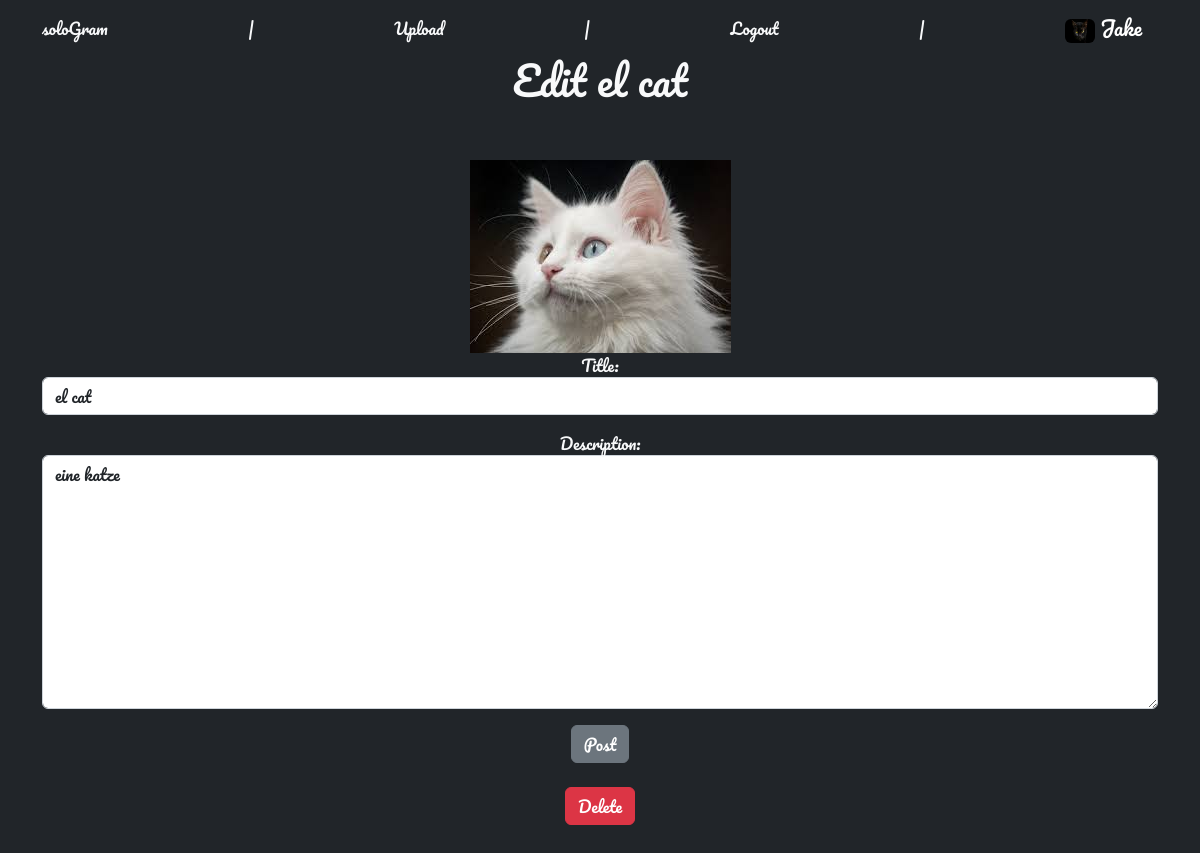
Screenshot of /post/5/edit (signed in) with the database file from the repository.
### theFeed/models.py (models this page shows, shortened)
class Profile(models.Model):
    user = models.OneToOneField(User, null=True, on_delete=models.CASCADE, related_name='profile')
    about_me = models.TextField(null=True)
    profile_pic = models.ImageField(null=True, blank=False, upload_to='images/', default='static\img\missing_avatar.png')
    created_at = models.DateTimeField(auto_now_add=True)
    updated_at = models.DateTimeField(auto_now=True)

class Post(models.Model):
    title = models.CharField(max_length=256, null=False, blank=False)
    album = models.ForeignKey(Album, null=True, on_delete=models.SET_NULL, related_name='posts')
    description = models.TextField()
    file = models.ImageField(null=True, blank=False, upload_to='images/')
    author = models.ForeignKey(User, on_delete=models.CASCADE, related_name='post')
    likes = models.ManyToManyField(User, related_name='post_likes')
    posted_on = models.DateField(auto_now_add=True)
    created_at = models.DateTimeField(auto_now_add=True)
    updated_at = models.DateTimeField(auto_now=True)
    class Meta:
        ordering = ('-created_at',)

### theFeed/views.py (the view)
# urls.py: path('post/<int:pk>/edit', EditPostView.as_view(), name='edit_post'),
class EditPostView(UpdateView):
    model = Post
    form_class = EditPostForm
    template_name = 'edit_post.html'

### theFeed/forms.py
class EditPostForm(forms.ModelForm):
    class Meta:
        model = Post
        fields = ['title', 'description']
        widgets = {
            'title': forms.TextInput(attrs=({'class': 'form-control'})),
            'description': forms.Textarea(attrs=({'class': 'form-control'})),
        }

### theFeed/Templates/edit_post.html (shortened to what this page needs)
{% extends 'base.html' %}
{% block content %}
{% if user.is_authenticated %}
    <h1 style="animation: flicker 2.3s infinite alternate; font-family: 'Pacifico';">Edit {{ post.title }}</h1>
    <br><br>
    <img style="max-width:100%;" src="{{ post.file.url }}" alt="post"><br>
    <div class="">
        <div class="form-group">
            <form method="POST" enctype="multipart/form-data">
                {{ form.as_p }}
                <button class="btn btn-secondary">Post</button>
                <br><br>
                <a class="btn btn-danger" href="{% url 'delete_post' post.pk %}">Delete</a>
            </form>
        </div>
    </div>
{% endif %}
{% endblock %}

### theFeed/Templates/base.html (shortened to what this page needs)
<!doctype html>
<html lang="en">
<head>
        {% load static %}
    <link href="https://cdn.jsdelivr.net/npm/bootstrap@5.2.0-beta1/dist/css/bootstrap.min.css" rel="stylesheet">
</head>
<body class="text-light text-center bg-dark" style="min-height: 1000px; font-family: 'Pacifico';">
    <nav class="navbar bg-transparent text-light">
        <div class="container">
            {% if user.is_authenticated %}
                <a style="animation: flicker 5.9s infinite alternate; font-family: 'Pacifico';" class="nav-link" href="{% url 'home' %}">soloGram</a> |
                <a style="animation: pulse 1.2s infinite alternate; font-family: 'Pacifico';" class="nav-link" href="{% url 'upload' %}">Upload</a> |
                <a style="animation: redflicker 1.9s infinite alternate; font-family: 'Pacifico';" class="nav-link" href="{% url 'logout' %}" >Logout</a> |
                <a style="animation: pulse 1.9s infinite alternate; font-family: 'Pacifico'; color: white;" class="navbar-brand" href="{% url 'profile' request.user.id %}">
                {% if request.user.profile.profile_pic %}
                    <img class="rounded" src="{{ MEDIA_URL }}{{ request.user.profile.profile_pic.url }}" alt="" width="30" height="24">  {{ request.user.first_name }}</a>
                {% else %}
                    <a id="nava" style="animation: pulse 1.2s infinite alternate; font-family: 'Pacifico';" class="nav-link" href="{% url 'profile' request.user.id %}">  {{ request.user.first_name }}</a>
                {% endif %}
            {% else %}
            <a id="nava" style="animation: redflicker 1.5s infinite alternate; font-family: 'Pacifico';" class="nav-link" href="{% url 'login' %}">soloGram</a>
            {% endif %}
        </div>
    </nav>
    <div class="container">
    {% block content %}
    {% endblock %}
    </div>
    <br>
</body>
</html>

### theFeed/Templates/base.html (style rules this page uses)
a { position: relative; top: 0; transition: top ease 0.5s; }

### rows the page displays
Post: title "el cat", file (picture), description "eine katze"

### other values shown
{{ request.user.first_name }} "Jake"
